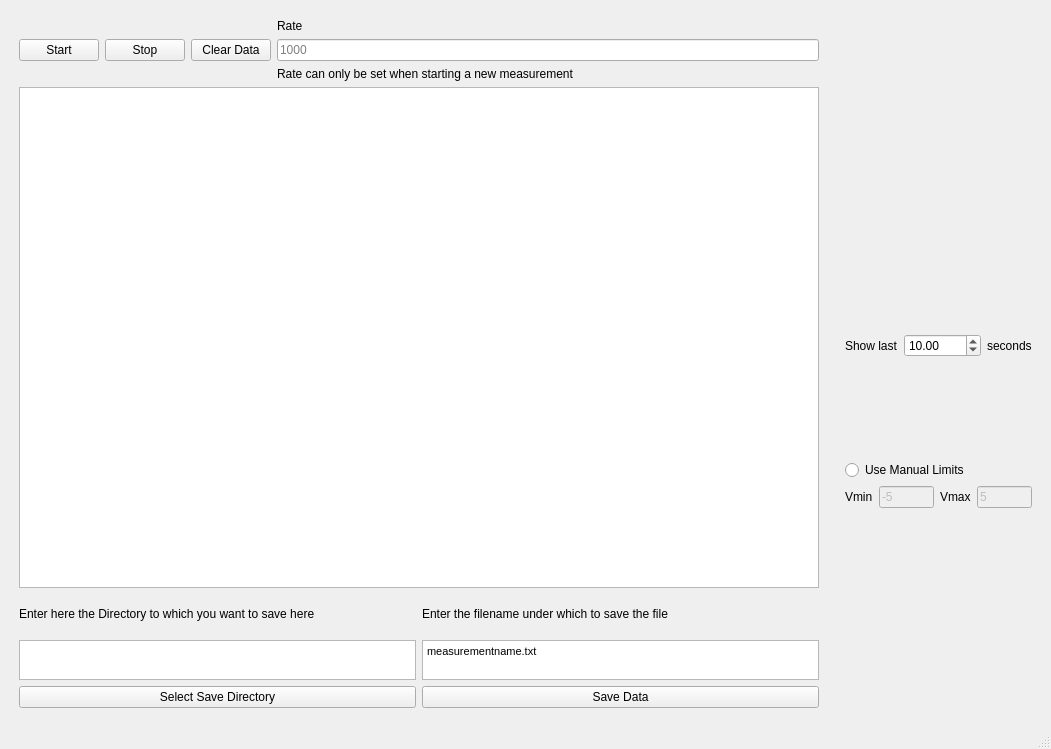
<?xml version="1.0" encoding="UTF-8"?>
<ui version="4.0">
 <class>MainWindow</class>
 <widget class="QMainWindow" name="MainWindow">
  <property name="geometry">
   <rect>
    <x>0</x>
    <y>0</y>
    <width>1044</width>
    <height>749</height>
   </rect>
  </property>
  <property name="windowTitle">
   <string>MainWindow</string>
  </property>
  <widget class="QWidget" name="centralwidget">
   <layout class="QGridLayout" name="gridLayout">
    <item row="7" column="1">
     <layout class="QHBoxLayout" name="horizontalLayout_4">
      <property name="leftMargin">
       <number>10</number>
      </property>
      <property name="topMargin">
       <number>10</number>
      </property>
      <property name="rightMargin">
       <number>10</number>
      </property>
      <property name="bottomMargin">
       <number>10</number>
      </property>
      <item>
       <layout class="QVBoxLayout" name="verticalLayout_5" stretch="1,1">
        <property name="rightMargin">
         <number>10</number>
        </property>
        <item>
         <layout class="QVBoxLayout" name="verticalLayout">
          <item>
           <layout class="QHBoxLayout" name="horizontalLayout_2">
            <item>
             <widget class="QPushButton" name="StartButton">
              <property name="text">
               <string>Start</string>
              </property>
             </widget>
            </item>
            <item>
             <widget class="QPushButton" name="StopButton">
              <property name="text">
               <string>Stop</string>
              </property>
             </widget>
            </item>
            <item>
             <widget class="QPushButton" name="ClearButton">
              <property name="text">
               <string>Clear Data</string>
              </property>
             </widget>
            </item>
            <item>
             <layout class="QVBoxLayout" name="verticalLayout_2">
              <item>
               <widget class="QLabel" name="label_7">
                <property name="text">
                 <string>Rate</string>
                </property>
               </widget>
              </item>
              <item>
               <widget class="QLineEdit" name="RateEdit">
                <property name="placeholderText">
                 <string>1000</string>
                </property>
               </widget>
              </item>
              <item>
               <widget class="QLabel" name="label_8">
                <property name="text">
                 <string>Rate can only be set when starting a new measurement</string>
                </property>
               </widget>
              </item>
             </layout>
            </item>
           </layout>
          </item>
          <item>
           <widget class="PlotWidget" name="plotWidget0">
            <property name="minimumSize">
             <size>
              <width>800</width>
              <height>500</height>
             </size>
            </property>
           </widget>
          </item>
         </layout>
        </item>
        <item>
         <layout class="QHBoxLayout" name="horizontalLayout_3">
          <property name="sizeConstraint">
           <enum>QLayout::SetMaximumSize</enum>
          </property>
          <item>
           <layout class="QVBoxLayout" name="verticalLayout_3">
            <item>
             <widget class="QLabel" name="label">
              <property name="maximumSize">
               <size>
                <width>16777215</width>
                <height>40</height>
               </size>
              </property>
              <property name="text">
               <string>Enter here the Directory to which you want to save here</string>
              </property>
             </widget>
            </item>
            <item>
             <widget class="QTextEdit" name="SaveDirectoryText">
              <property name="maximumSize">
               <size>
                <width>16777215</width>
                <height>40</height>
               </size>
              </property>
             </widget>
            </item>
            <item>
             <widget class="QPushButton" name="SelectPathButton">
              <property name="text">
               <string>Select Save Directory</string>
              </property>
             </widget>
            </item>
           </layout>
          </item>
          <item>
           <layout class="QVBoxLayout" name="verticalLayout_4">
            <item>
             <widget class="QLabel" name="label_2">
              <property name="maximumSize">
               <size>
                <width>16777215</width>
                <height>40</height>
               </size>
              </property>
              <property name="text">
               <string>Enter the filename under which to save the file</string>
              </property>
             </widget>
            </item>
            <item>
             <widget class="QTextEdit" name="FileName">
              <property name="maximumSize">
               <size>
                <width>16777215</width>
                <height>40</height>
               </size>
              </property>
              <property name="html">
               <string>&lt;!DOCTYPE HTML PUBLIC &quot;-//W3C//DTD HTML 4.0//EN&quot; &quot;http://www.w3.org/TR/REC-html40/strict.dtd&quot;&gt;
&lt;html&gt;&lt;head&gt;&lt;meta name=&quot;qrichtext&quot; content=&quot;1&quot; /&gt;&lt;style type=&quot;text/css&quot;&gt;
p, li { white-space: pre-wrap; }
&lt;/style&gt;&lt;/head&gt;&lt;body style=&quot; font-family:'MS Shell Dlg 2'; font-size:8.25pt; font-weight:400; font-style:normal;&quot;&gt;
&lt;p style=&quot; margin-top:0px; margin-bottom:0px; margin-left:0px; margin-right:0px; -qt-block-indent:0; text-indent:0px;&quot;&gt;measurementname.txt&lt;/p&gt;&lt;/body&gt;&lt;/html&gt;</string>
              </property>
              <property name="placeholderText">
               <string>Measurement1.txt</string>
              </property>
             </widget>
            </item>
            <item>
             <widget class="QPushButton" name="SaveButton">
              <property name="text">
               <string>Save Data</string>
              </property>
             </widget>
            </item>
           </layout>
          </item>
         </layout>
        </item>
       </layout>
      </item>
      <item>
       <layout class="QVBoxLayout" name="verticalLayout_6" stretch="10,10,0,0,0">
        <property name="sizeConstraint">
         <enum>QLayout::SetMaximumSize</enum>
        </property>
        <property name="leftMargin">
         <number>10</number>
        </property>
        <item>
         <spacer name="verticalSpacer_2">
          <property name="orientation">
           <enum>Qt::Vertical</enum>
          </property>
          <property name="sizeType">
           <enum>QSizePolicy::MinimumExpanding</enum>
          </property>
          <property name="sizeHint" stdset="0">
           <size>
            <width>20</width>
            <height>200</height>
           </size>
          </property>
         </spacer>
        </item>
        <item>
         <layout class="QHBoxLayout" name="horizontalLayout_5">
          <item>
           <widget class="QLabel" name="label_3">
            <property name="text">
             <string>Show last</string>
            </property>
           </widget>
          </item>
          <item>
           <widget class="QDoubleSpinBox" name="ShowLast">
            <property name="maximum">
             <double>10000.000000000000000</double>
            </property>
            <property name="value">
             <double>10.000000000000000</double>
            </property>
           </widget>
          </item>
          <item>
           <widget class="QLabel" name="label_4">
            <property name="text">
             <string>seconds</string>
            </property>
           </widget>
          </item>
         </layout>
        </item>
        <item>
         <widget class="QRadioButton" name="ManualLimits">
          <property name="maximumSize">
           <size>
            <width>200</width>
            <height>16777215</height>
           </size>
          </property>
          <property name="text">
           <string>Use Manual Limits</string>
          </property>
         </widget>
        </item>
        <item>
         <layout class="QHBoxLayout" name="horizontalLayout_6">
          <item>
           <widget class="QLabel" name="label_6">
            <property name="enabled">
             <bool>true</bool>
            </property>
            <property name="text">
             <string>Vmin</string>
            </property>
           </widget>
          </item>
          <item>
           <widget class="QLineEdit" name="VminEdit">
            <property name="enabled">
             <bool>false</bool>
            </property>
            <property name="text">
             <string>-5</string>
            </property>
           </widget>
          </item>
          <item>
           <widget class="QLabel" name="label_5">
            <property name="enabled">
             <bool>true</bool>
            </property>
            <property name="text">
             <string>Vmax</string>
            </property>
           </widget>
          </item>
          <item>
           <widget class="QLineEdit" name="VmaxEdit">
            <property name="enabled">
             <bool>false</bool>
            </property>
            <property name="text">
             <string>5</string>
            </property>
           </widget>
          </item>
         </layout>
        </item>
        <item>
         <spacer name="verticalSpacer">
          <property name="orientation">
           <enum>Qt::Vertical</enum>
          </property>
          <property name="sizeType">
           <enum>QSizePolicy::MinimumExpanding</enum>
          </property>
          <property name="sizeHint" stdset="0">
           <size>
            <width>20</width>
            <height>200</height>
           </size>
          </property>
         </spacer>
        </item>
       </layout>
      </item>
     </layout>
    </item>
   </layout>
  </widget>
  <widget class="QMenuBar" name="menubar">
   <property name="geometry">
    <rect>
     <x>0</x>
     <y>0</y>
     <width>1044</width>
     <height>21</height>
    </rect>
   </property>
  </widget>
  <widget class="QStatusBar" name="statusbar"/>
 </widget>
 <customwidgets>
  <customwidget>
   <class>PlotWidget</class>
   <extends>QGraphicsView</extends>
   <header>pyqtgraph/widgets/PlotWidget.h</header>
  </customwidget>
 </customwidgets>
 <resources/>
 <connections/>
</ui>
